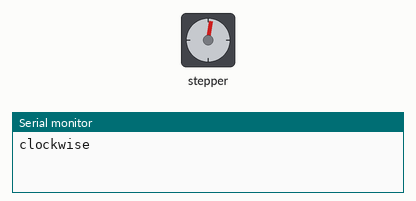
A sketch run on a simulated Arduino Uno, built with avr-gcc and run on an emulated ATmega328P. Shown: stepper motor, the last lines printed to the serial monitor. Stepper angles assume 200 steps per turn.

Above: at 0.05 s.
At 0.65 s:
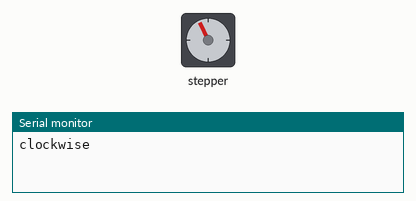
At 1.2 s:
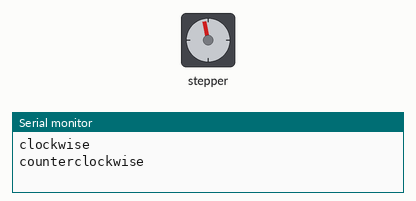
At 1.8 s:
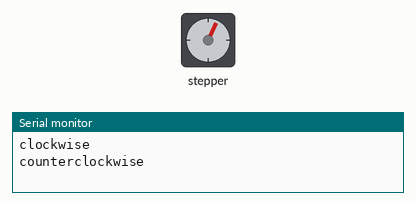
Timing chart, 0 to 5.4 s (numbered marks = the images above):
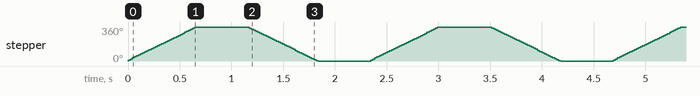

The sketch:

stepper_oneRevolution.ino
```cpp
/*
 Stepper Motor Control - one revolution

 This program drives a unipolar or bipolar stepper motor.
 The motor is attached to digital pins 8 - 11 of the Arduino.

 The motor should revolve one revolution in one direction, then
 one revolution in the other direction.


 Created 11 Mar. 2007
 Modified 30 Nov. 2009
 by Tom Igoe

 */

#include <Stepper.h>

const int stepsPerRevolution = 200;  // change this to fit the number of steps per revolution
// for your motor

// initialize the stepper library on pins 8 through 11:
Stepper myStepper(stepsPerRevolution, 16, 5, 4, 0, 1);

void setup() {
  // set the speed at 60 rpm:
  myStepper.setSpeed(90);
  // initialize the serial port:
  Serial.begin(9600);
}

void loop() {
  // step one revolution  in one direction:
  Serial.println("clockwise");
  myStepper.step(stepsPerRevolution);
  delay(500);

  // step one revolution in the other direction:
  Serial.println("counterclockwise");
  myStepper.step(-stepsPerRevolution);
  delay(500);
}
```

Measured:
- by itself, stepper: turns 360° clockwise in 0.67 s, then 360° counter-clockwise in 0.67 s, repeating every 2.3 s
